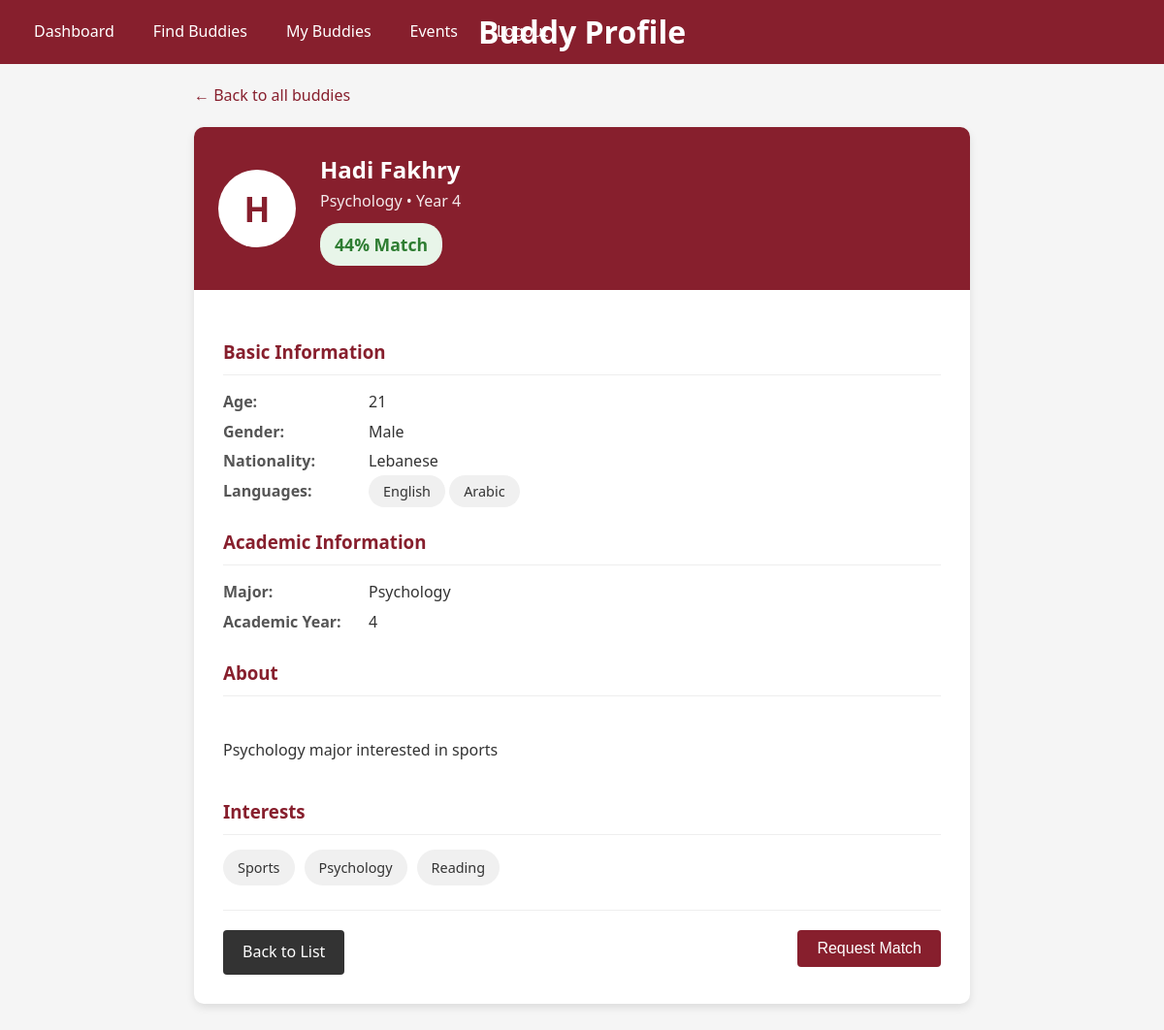
Screenshot of /buddy-details/23 (signed in) with the database file from the repository.
### tables this page shows
CREATE TABLE users (
            id INTEGER PRIMARY KEY AUTOINCREMENT,
            username TEXT UNIQUE,
            password_hash TEXT,
            email TEXT UNIQUE,
            full_name TEXT,
            role TEXT CHECK(role IN ('student', 'buddy')),
            is_approved BOOLEAN DEFAULT FALSE,
            created_at TIMESTAMP DEFAULT CURRENT_TIMESTAMP
        );

CREATE TABLE user_details (
            user_id INTEGER PRIMARY KEY,
            student_id_number TEXT UNIQUE,
            age INTEGER,
            gender TEXT,
            interests TEXT,
            nationality TEXT,
            major TEXT,
            academic_year INTEGER CHECK(academic_year BETWEEN 1 AND 5),
            languages TEXT,
            bio TEXT,
            phone_number TEXT,
            is_international BOOLEAN DEFAULT FALSE,
            FOREIGN KEY (user_id) REFERENCES users(id) ON DELETE CASCADE
        );

### app.py (the view)
@app.route("/buddy-details/<int:buddy_id>")
def buddy_details(buddy_id):
    if "user_id" not in session or session["role"] != "student":
        flash("Please login as a student to view buddy details", "warning")
        return redirect(url_for("login"))
    conn = get_db_connection()
    try:
        buddy = conn.execute(
            """SELECT u.id as buddy_id, u.full_name as name, ud.*
            FROM users u
            JOIN user_details ud ON u.id = ud.user_id
            WHERE u.id = ? AND u.role = 'buddy' AND u.is_approved = 1""",
            (buddy_id,),
        ).fetchone()
        if not buddy:
            flash("Buddy not found", "error")
            return redirect(url_for("view_potential_matches"))
        student_details = conn.execute(
            "SELECT * FROM user_details WHERE user_id = ?", (session["user_id"],)
        ).fetchone()
        match_score = 0
        if student_details:
            if student_details["major"] == buddy["major"]:
                match_score += 30
            if student_details["languages"] and buddy["languages"]:
                student_langs = set(
                    lang.strip().lower()
                    for lang in student_details["languages"].split(",")
                )
                buddy_langs = set(
                    lang.strip().lower() for lang in buddy["languages"].split(",")
                )
                common_langs = student_langs.intersection(buddy_langs)
                if common_langs:
                    match_score += min(20, len(common_langs) * 5)
            if student_details["interests"] and buddy["interests"]:
                student_interests = set(
                    i.strip().lower() for i in student_details["interests"].split(",")
                )
                buddy_interests = set(
                    i.strip().lower() for i in buddy["interests"].split(",")
                )
                common_interests = student_interests.intersection(buddy_interests)
                if common_interests:
                    match_score += min(20, len(common_interests) * 4)
            if student_details["academic_year"] and buddy["academic_year"]:
                year_diff = abs(
                    student_details["academic_year"] - buddy["academic_year"]
                )
                if year_diff == 1:
                    match_score += 10
                elif year_diff == 2:
                    match_score += 5
        return render_template(
            "buddy_details.html",
            buddy=buddy,
            full_name=session["full_name"],
            match_score=match_score,
        )
    finally:
        conn.close()

### app.py (called while the page is built)
def get_db_connection():
    conn = sqlite3.connect("buddy_system.db")
    conn.row_factory = sqlite3.Row
    return conn

### templates/buddy_details.html (shortened to what this page needs)
<!DOCTYPE html>
<html lang="en">
<head>
    <link href="{{ url_for('static', filename='background.css') }}" rel="stylesheet">
</head>
<body>
    <div class="header-navbar">
        <div class="navbar">
            <a href="{{ url_for('student_dashboard') }}">Dashboard</a>
            <a href="{{ url_for('view_potential_matches') }}">Find Buddies</a>
            <a href="#">My Buddies</a>
            <a href="#">Events</a>
            <a href="{{ url_for('logout') }}">Logout</a>
        </div>
        <h1 class="header-title">Buddy Profile</h1>
    </div>
    <div class="details-container">
        <a href="{{ url_for('view_potential_matches') }}" class="back-link">
            &larr; Back to all buddies
        </a>
        <div class="buddy-profile">
            <div class="buddy-header">
                <div class="buddy-avatar">{{ buddy.name[0] }}</div>
                <div>
                    <div class="buddy-name">{{ buddy.name }}</div>
                    <div class="buddy-meta">{{ buddy.major }} • Year {{ buddy.academic_year }}</div>
                    <div class="compatibility-badge">{{ match_score }}% Match</div>
                </div>
            </div>
            <div class="buddy-content">
                <div class="detail-section">
                    <h3>Basic Information</h3>
                    <div class="detail-row">
                        <div class="detail-label">Age:</div>
                        <div class="detail-value">{{ buddy.age }}</div>
                    </div>
                    <div class="detail-row">
                        <div class="detail-label">Gender:</div>
                        <div class="detail-value">{{ buddy.gender }}</div>
                    </div>
                    <div class="detail-row">
                        <div class="detail-label">Nationality:</div>
                        <div class="detail-value">{{ buddy.nationality }}</div>
                    </div>
                    <div class="detail-row">
                        <div class="detail-label">Languages:</div>
                        <div class="detail-value">
                            {% for language in buddy.languages.split(',') %}
                            <span class="interest-tag">{{ language }}</span>
                            {% endfor %}
                        </div>
                    </div>
                </div>
                <div class="detail-section">
                    <h3>Academic Information</h3>
                    <div class="detail-row">
                        <div class="detail-label">Major:</div>
                        <div class="detail-value">{{ buddy.major }}</div>
                    </div>
                    <div class="detail-row">
                        <div class="detail-label">Academic Year:</div>
                        <div class="detail-value">{{ buddy.academic_year }}</div>
                    </div>
                </div>
                <div class="detail-section">
                    <h3>About</h3>
                    <div class="bio-text">
                        {% if buddy.bio %}
                        {{ buddy.bio }}
                        {% else %}
                        This buddy hasn't written a bio yet.
                        {% endif %}
                    </div>
                </div>
                <div class="detail-section">
                    <h3>Interests</h3>
                    <div class="interests-list">
                        {% if buddy.interests %}
                        {% for interest in buddy.interests.split(',') %}
                        <span class="interest-tag">{{ interest }}</span>
                        {% endfor %}
                        {% else %}
                        <span>No interests specified</span>
                        {% endif %}
                    </div>
                </div>
                <div class="action-buttons">
                    <a href="{{ url_for('view_potential_matches') }}" class="btn btn-secondary">
                        Back to List
                    </a>
                    <form action="{{ url_for('request_match', buddy_id=buddy.buddy_id) }}" method="POST">
                        <button type="submit" class="btn">Request Match</button>
                    </form>
                </div>
            </div>
        </div>
    </div>
</body>
</html>

### static/background.css (style rules this page uses)
:root { --aub-maroon: #871f2d; --aub-maroon-dark: #5e1520; --aub-maroon-light: #a02838; --aub-gold: #c9a467; --aub-gray: #f5f5f5; --aub-gray-dark: #333333; --aub-white: #ffffff; }
body { font-family: 'Segoe UI', Tahoma, Geneva, Verdana, sans-serif; margin: 0; padding: 0; background-color: var(--aub-gray); color: var(--aub-gray-dark); line-height: 1.6; }
.header-navbar { background-color: var(--aub-maroon); color: var(--aub-white); display: flex; justify-content: space-between; align-items: center; padding: 10px 20px; }
.header-title { position: absolute; left: 50%; transform: translateX(-50%); }
.navbar { display: flex; gap: 10px; }
.navbar a { color: var(--aub-white); text-decoration: none; padding: 10px 15px; display: inline-block; }
.btn { display: inline-block; padding: 10px 20px; background-color: var(--aub-maroon); color: var(--aub-white); border: none; border-radius: 4px; text-decoration: none; cursor: pointer; transition: all 0.3s ease; font-size: 1em; font-weight: 500; }
.btn-secondary { background-color: var(--aub-gray-dark); }

### templates/buddy_details.html (style rules this page uses)
.details-container { max-width: 800px; margin: 0 auto; padding: 20px; }
.buddy-profile { background-color: white; border-radius: 10px; box-shadow: 0 4px 8px rgba(0, 0, 0, 0.1); overflow: hidden; margin-bottom: 30px; }
.buddy-header { background-color: #871f2d; color: white; padding: 25px; display: flex; align-items: center; }
.buddy-avatar { width: 80px; height: 80px; border-radius: 50%; background-color: white; color: #871f2d; display: flex; align-items: center; justify-content: center; font-size: 2.2em; font-weight: bold; margin-right: 25px; }
.buddy-name { font-size: 1.5em; font-weight: bold; }
.buddy-meta { margin-bottom: 5px; opacity: 0.9; }
.buddy-content { padding: 30px; }
.detail-section { margin-bottom: 25px; }
.detail-section h3 { color: #871f2d; margin-bottom: 15px; border-bottom: 1px solid #eee; padding-bottom: 8px; }
.detail-row { display: flex; margin-bottom: 5px; }
.detail-label { font-weight: bold; min-width: 150px; color: #555; }
.detail-value { flex: 1; }
.compatibility-badge { display: inline-block; padding: 8px 15px; background-color: #e8f5e9; color: #2e7d32; border-radius: 20px; font-weight: bold; font-size: 1.1em; margin-top: 5px; }
.bio-text { line-height: 1; white-space: pre-line; }
.interests-list { display: flex; flex-wrap: wrap; gap: 10px; }
.interest-tag { background-color: #f0f0f0; padding: 7px 15px; border-radius: 20px; font-size: 0.9em; }
.action-buttons { display: flex; justify-content: space-between; padding-top: 20px; border-top: 1px solid #eee; }
.back-link { color: #871f2d; text-decoration: none; display: inline-flex; align-items: center; margin-bottom: 20px; }

### rows the page displays
users: full_name "H", name "Hadi Fakhry"
user_details: major "Psychology", academic_year "4", age "21", gender "Male", nationality "Lebanese", bio "Psychology major interested in sports"

### other values shown
{{ match_score }} "44"
{{ language }} "English" "Arabic"
{{ interest }} "Sports" "Psychology" "Reading"
